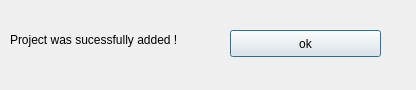
<?xml version="1.0" encoding="UTF-8"?>
<ui version="4.0">
 <class>addprojectconfirmation</class>
 <widget class="QDialog" name="addprojectconfirmation">
  <property name="geometry">
   <rect>
    <x>0</x>
    <y>0</y>
    <width>416</width>
    <height>90</height>
   </rect>
  </property>
  <property name="windowTitle">
   <string>Project Added! </string>
  </property>
  <widget class="QLabel" name="label">
   <property name="geometry">
    <rect>
     <x>10</x>
     <y>30</y>
     <width>221</width>
     <height>20</height>
    </rect>
   </property>
   <property name="text">
    <string>Project was sucessfully added !</string>
   </property>
  </widget>
  <widget class="QPushButton" name="pushButton">
   <property name="geometry">
    <rect>
     <x>230</x>
     <y>30</y>
     <width>151</width>
     <height>27</height>
    </rect>
   </property>
   <property name="text">
    <string>ok</string>
   </property>
  </widget>
  <widget class="QLabel" name="label_2">
   <property name="geometry">
    <rect>
     <x>0</x>
     <y>0</y>
     <width>421</width>
     <height>101</height>
    </rect>
   </property>
   <property name="text">
    <string/>
   </property>
  </widget>
  <zorder>label_2</zorder>
  <zorder>label</zorder>
  <zorder>pushButton</zorder>
 </widget>
 <resources/>
 <connections/>
</ui>
